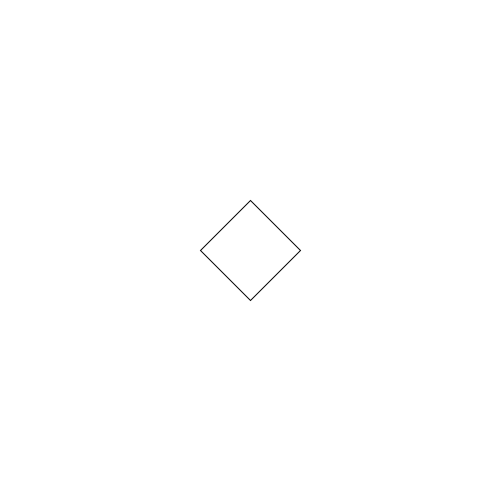
Frame 1 (no input)
Frame 60 (the mouse pressed at the canvas centre just before this capture): identical to frame 1, image omitted
Frame 120 (the mouse held since frame 60 and released just before this capture): identical to frame 1, image omitted

The Processing sketch that drew this single still picture (run headless with seeded random() and noise(); from frame 60 on, the mouse is pressed at the canvas centre):

// Processing sketch: processing_179932
// ── processing_179932.pde

int counter;

void setup() {  //setup function called initially, only once
  size(500, 500);
  background(255);  //set background white
  
  quad( 250,200, 300,250, 250,300,  200,250 );
}

void draw() {  //draw function loops 
 
}
